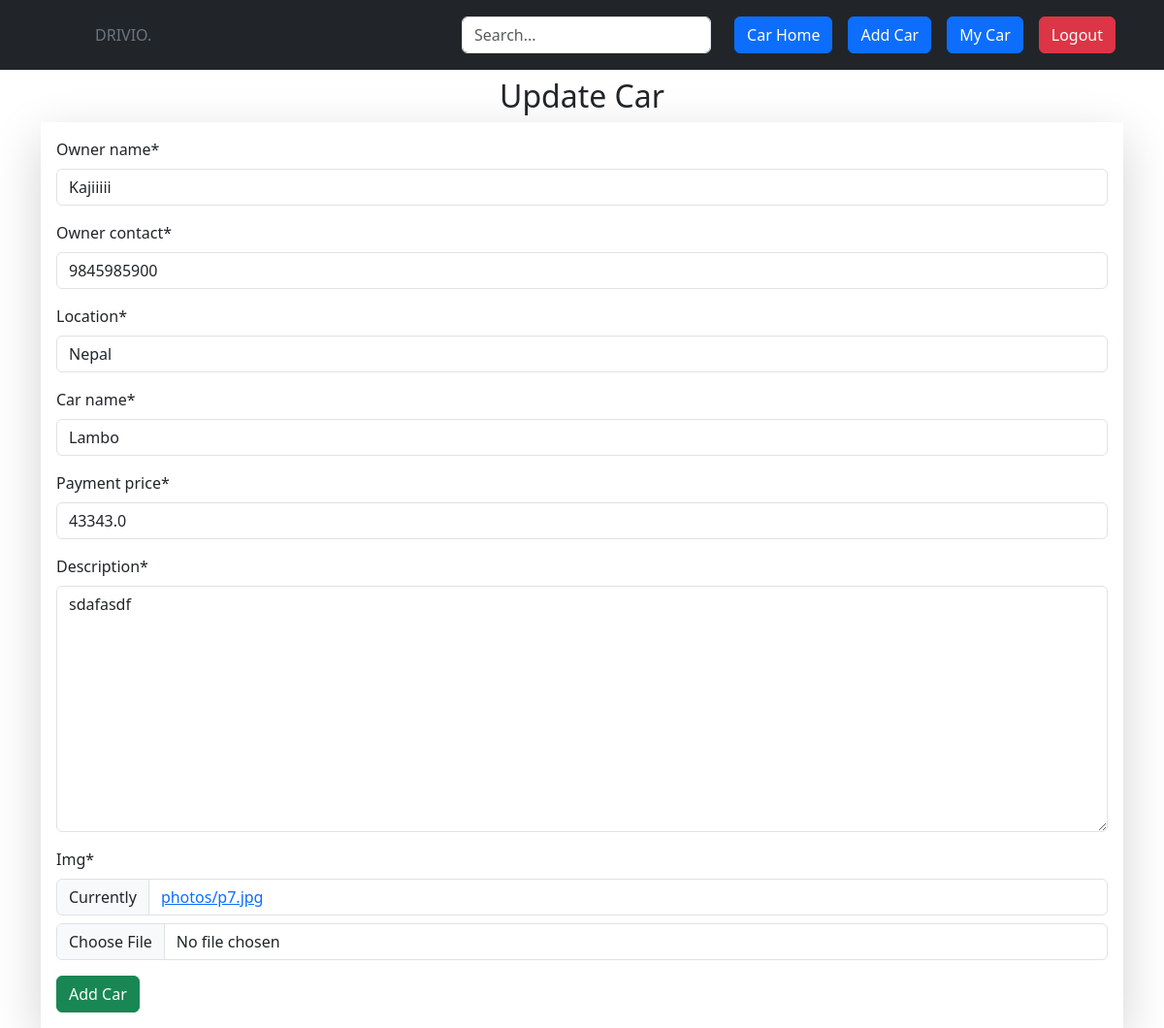
The app's page /5/update/ (signed in) with its own data.
### owner2/models.py (models this page shows, shortened)
class Cars(models.Model):
    user=models.ForeignKey(User,on_delete=models.CASCADE)
    owner_name = models.CharField(max_length=200)
    owner_contact = models.CharField(max_length=10)
    location = models.CharField(max_length=200)
    car_name = models.CharField(max_length=200)
    payment_price = models.FloatField()
    description = models.TextField()
    img = models.FileField(upload_to='photos/')
    created_at = models.DateTimeField(auto_now_add=True)
    update_at = models.DateTimeField(auto_now=True)

### owner2/views.py (the view)
# urls.py: path('<int:car_id>/update/', views.car_update, name='car_update'),
@login_required
def car_update(request, car_id):
    car = get_object_or_404(Cars,pk=car_id, user = request.user )
    if request.method== "POST":
        form = CarForm(request.POST, request.FILES, instance=car)
        if form.is_valid():
            car = form.save(commit=False)
            car.user = request.user
            car.save()
            return redirect('car_list')
    else:
        form = CarForm(instance=car)
    return render(request,'cars_form.html',{'form':form})

### owner2/forms.py
class CarForm(ModelForm):
    class Meta:
        model=Cars
        fields = ['owner_name','owner_contact','location','car_name','payment_price','description','img']

### owner2/templates/cars_form.html (shortened to what this page needs)
{% extends "layout2.html" %}
{% load crispy_forms_tags %}
{% block main_content %}
<h2>
    {% if form.instance.pk %}
    <h2 class="text-center">Update Car</h2>
    {%else%}
    <h2 class="text-center">Add Car</h2>
    {%endif%}
</h2>
<div class="container">
    <form action="" method="POST" class="shadow-lg p-3" enctype="multipart/form-data">
        {{ form | crispy }}
        <div class="mt-3">
            <input type="submit" name="submit" value="Add Car" class="btn btn-success ">
        </div>
    </form>
</div>
{% endblock %}

### records on screen
Cars: owner_name "Kajiiiii", owner_contact "9845985900", location "Nepal", car_name "Lambo", payment_price "43343.0", description "sdafasdf"
